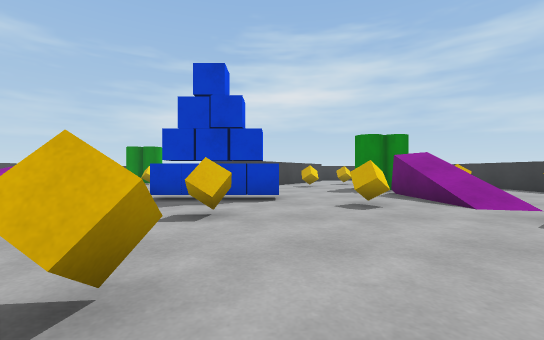
view 1 (above)

16 first-person views from a walk through a Unity game level. The camera is 0.72 m above the floor, looks level and sees 90° across. The floor is counted in squares, 1 m on a side. Each view is taken from the middle of a square. On the plan, view 1 faces up. The plan holds only what a view shows up to about 9 squares ahead; the rest is blank. The player character is not drawn.

view 2
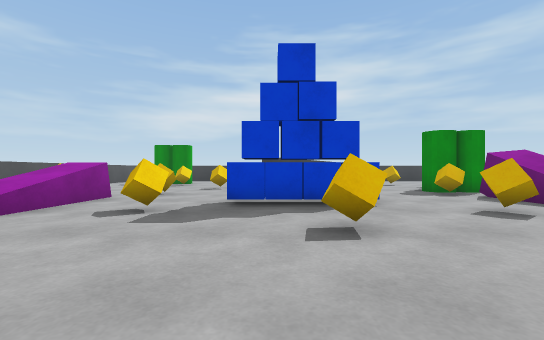

view 3
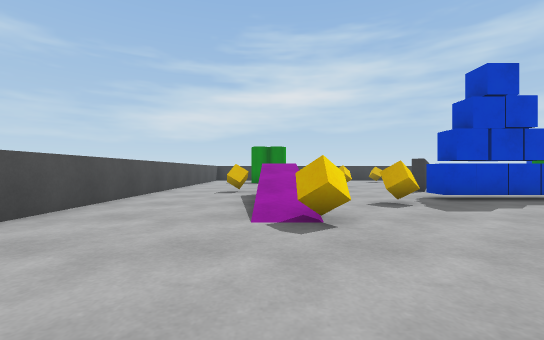

view 4
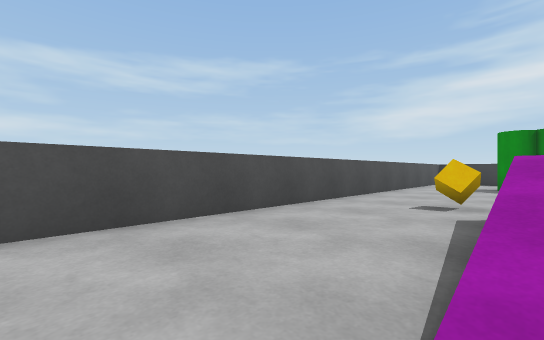

view 5
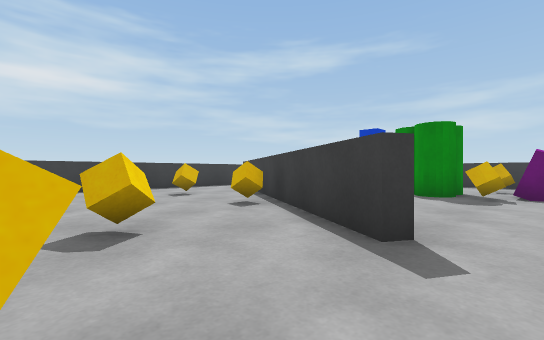

view 6
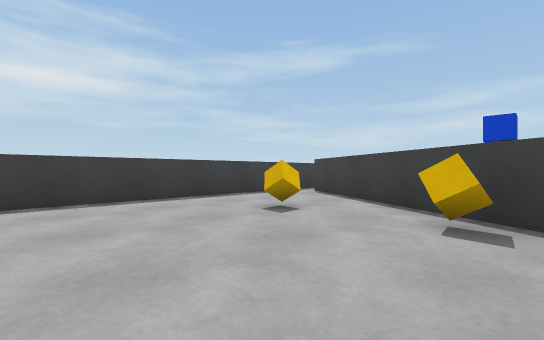

view 7
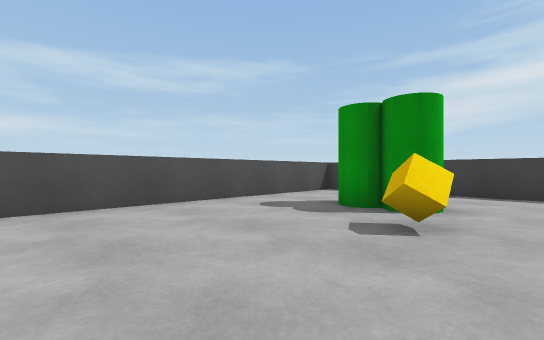

view 8
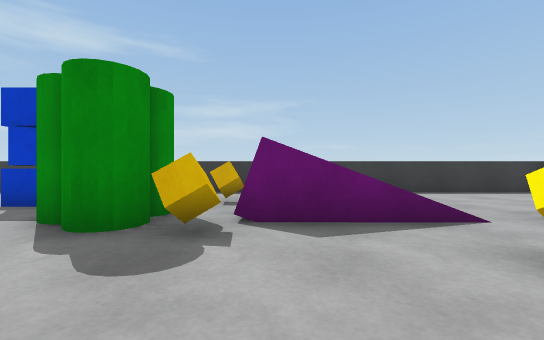

view 9
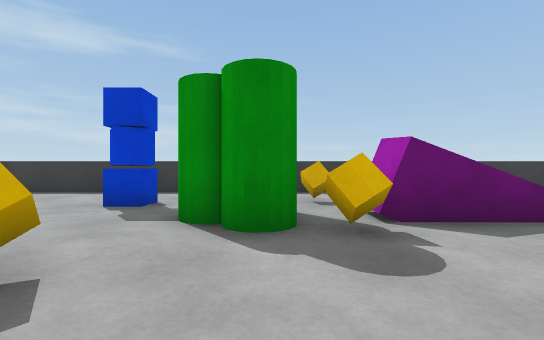

view 10
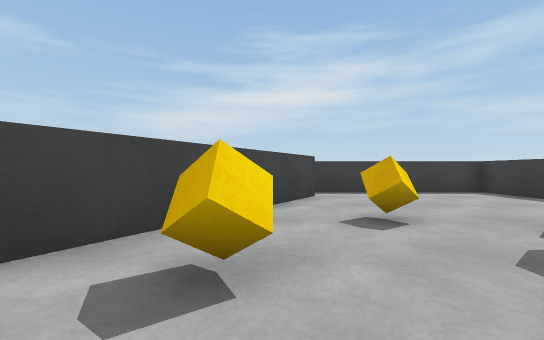

view 11
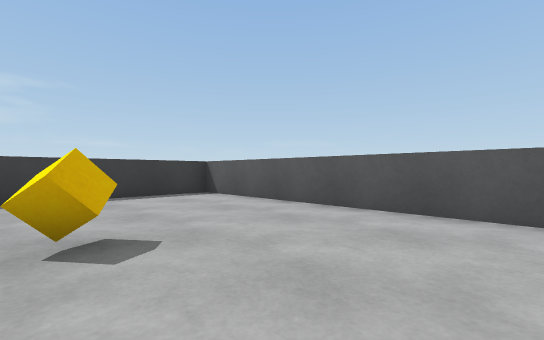

view 12
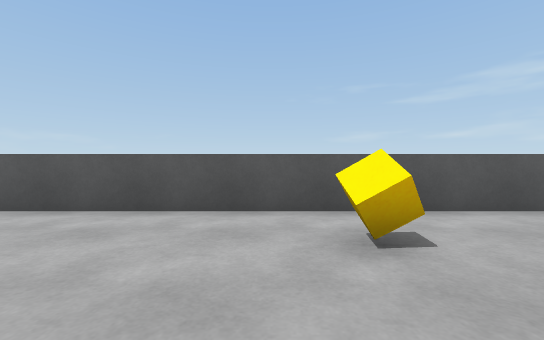

view 13
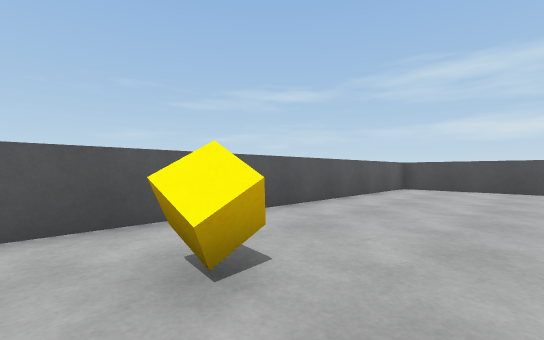

view 14
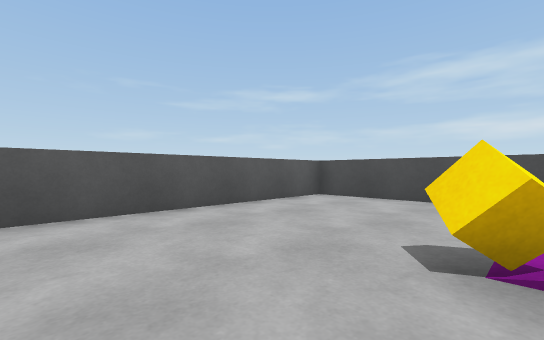

view 15
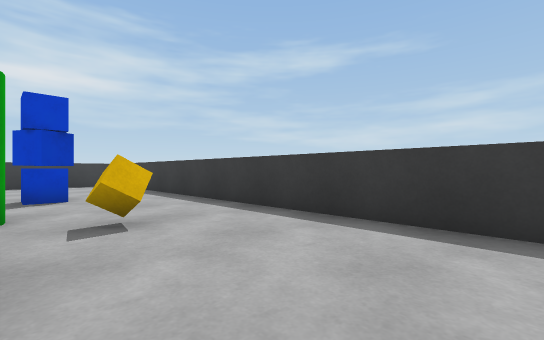

view 16
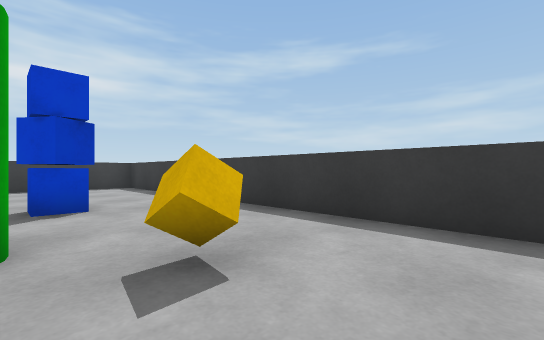

### Floor plan
Points are (right, up) in squares from view 1. A wall is a line through its corners. A room is listed if a view was taken in it or the views show most of it. See-through windows are left out.
Room 1 (views 1, 2, 3, 4, 5, 6, 7, 8, 9, 10, 11, 12, 13, 14, 15, 16)
walls: (-1.9, 8.9) (-2.3, 9.1) (2.6, 17.2); (3.6, 8.3) (4.7, 8.3); (3.7, 8) (3.7, 8.5); (3.2, 17.6) (-0.1, 12); (1, 18.7) (-7, 18.7); (-10.7, 17) (-10.7, -0.7) (8.8, -0.7) (8.8, 18.7) (3.4, 18.7)
objects: cube (-8, 9); other object (-8, 15) to (-6, 16); cube (-6, 4); cube (-6, 14); cube (-5, 9); cube (-4, 6); cube (-4, 12); other object (-3, 7) to (0, 7); cube (-1, 1); cube (-1, 4); cube (-1, 13); cube (-1, 16); cube (2, 6); cube (2, 12); cube (3, 9); other object (3, 10) to (5, 11); cube (4, 4); cube (4, 14); other object (5, 13) to (6, 13); cube (6, 9)

Where each view was taken, in squares from view 1:
view 1: 0 up, 0 right, facing up
view 2: 1 up, 2 left, facing up
view 3: 0 up, 7 left, facing up
view 4: 3 up, 7 left, facing up-left
view 5: 8 up, 5 left, facing up-right
view 6: 12 up, 5 left, facing up-right
view 7: 10 up, 5 left, facing up-left
view 8: 8 up, 0 right, facing right
view 9: 10 up, 0 right, facing right
view 10: 10 up, 2 right, facing up
view 11: 4 up, 1 right, facing down-right
view 12: 4 up, 0 right, facing down
view 13: 3 up, 0 right, facing down-left
view 14: 4 up, 4 left, facing down-left
view 15: 5 up, 5 right, facing up-right
view 16: 7 up, 5 right, facing up-right
